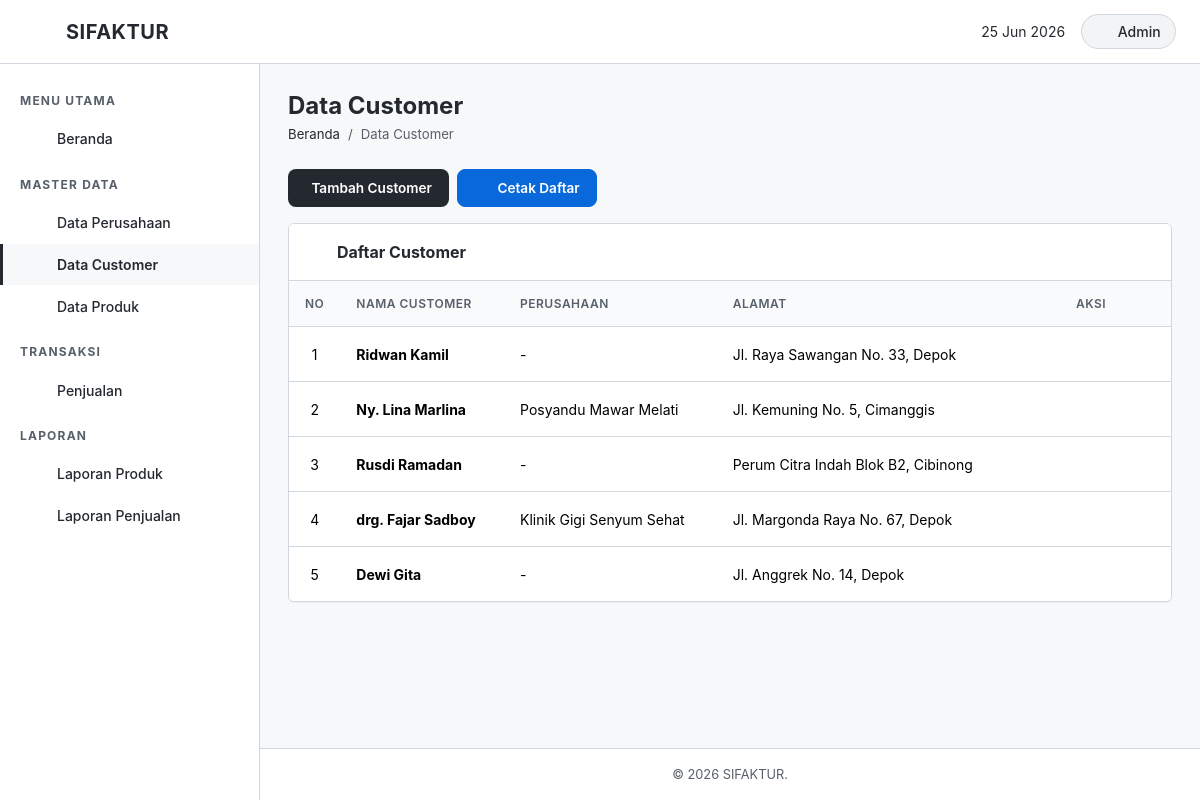
/customer/index.php, run on the app's committed database.
### tables this page shows
CREATE TABLE `customer` (
  `id_customer` int(11) NOT NULL AUTO_INCREMENT,
  `nama_customer` varchar(150) NOT NULL,
  `perusahaan_cust` varchar(150) DEFAULT NULL,
  `alamat` varchar(255) DEFAULT NULL,
  PRIMARY KEY (`id_customer`)
);

### customer/index.php (the view, shortened to what this page needs)
<?php
require_once dirname(__DIR__) . '/config/koneksi.php';
include dirname(__DIR__) . '/includes/header.php';
include dirname(__DIR__) . '/includes/sidebar.php';
$result = $conn->query("SELECT * FROM customer ORDER BY id_customer DESC");
?>
<div class="page-header">
    <h2></i> Data Customer</h2>
    <nav aria-label="breadcrumb">
        <ol class="breadcrumb">
            <li class="breadcrumb-item"><a href="<?php echo $base_url; ?>/index.php">Beranda</a></li>
            <li class="breadcrumb-item active">Data Customer</li>
        </ol>
    </nav>
</div>
<div class="mb-3 d-flex gap-2">
    <a href="tambah.php" class="btn btn-primary-custom">
        <i class="bi bi-plus-circle"></i> Tambah Customer
    </a>
    <a href="cetak.php" target="_blank" class="btn btn-info-custom">
        <i class="fa-solid fa-print"></i> Cetak Daftar
    </a>
</div>
<div class="content-card">
    <div class="card-header-custom">
        <i class="fa-solid fa-list-ul"></i> Daftar Customer
    </div>
    <div class="card-body p-0">
        <div class="table-wrapper">
            <table class="table">
                <thead>
                    <tr>
                        <th style="width:50px;">No</th>
                        <th>Nama Customer</th>
                        <th>Perusahaan</th>
                        <th>Alamat</th>
                        <th style="width:160px;" class="text-center">Aksi</th>
                    </tr>
                </thead>
                <tbody>
                    <?php if ($result && $result->num_rows > 0): ?>
                        <?php $no = 1; while ($row = $result->fetch_assoc()): ?>
                        <tr>
                            <td class="text-center"><?php echo $no++; ?></td>
                            <td><strong><?php echo htmlspecialchars($row['nama_customer']); ?></strong></td>
                            <td><?php echo htmlspecialchars($row['perusahaan_cust'] ?? '-'); ?></td>
                            <td><?php echo htmlspecialchars($row['alamat'] ?? '-'); ?></td>
                            <td>
                                <div class="btn-group-action justify-content-center">
                                    <a href="ubah.php?id=<?php echo $row['id_customer']; ?>" class="text-warning fs-5 mx-1" title="Ubah">
                                        <i class="fa-solid fa-pen"></i>
                                    </a>
                                    <button type="button" class="btn btn-link text-danger p-0 fs-5 mx-1 border-0 text-decoration-none" title="Hapus"
                                        onclick="confirmDelete('hapus.php?id=<?php echo $row['id_customer']; ?>', '<?php echo addslashes($row['nama_customer']); ?>')">
                                        <i class="fa-solid fa-trash"></i>
                                    </button>
                                </div>
                            </td>
                        </tr>
                        <?php endwhile; ?>
                    <?php endif; ?>
                </tbody>
            </table>
        </div>
    </div>
</div>
<?php include dirname(__DIR__) . '/includes/footer.php'; ?>

### assets/css/style.css (style rules this page uses)
:root { --primary: #24292f; --primary-light: #57606a; --primary-dark: #000000; --accent: #24292f; --accent-light: #d0d7de; --success: #24292f; --warning: #24292f; --danger: #24292f; --info: #24292f; --bg-body: #f6f8fa; --bg-card: #ffffff; --bg-sidebar: #ffffff; --bg-header: #ffffff; --text-dark: #24292f; --text-muted: #57606a; --text-light: #ffffff; --border-color: #d0d7de; --shadow-sm: 0 1px 0 rgba(27,31,36,0.04); --shadow-md: 0 3px 6px rgba(140,148,157,0.14); --shadow-lg: 0 8px 24px rgba(140,148,157,0.14); --radius: 6px; --radius-lg: 6px; --transition: all 0.25s cubic-bezier(0.4, 0, 0.2, 1); --sidebar-width: 260px; --header-height: 64px; --font-family: 'Geist', -apple-system, BlinkMacSystemFont, 'Segoe UI', Helvetica, Arial, sans-serif, 'Apple Color Emoji', 'Segoe UI Emoji'; }
* { margin: 0; padding: 0; box-sizing: border-box; }
body { font-family: var(--font-family); background-color: var(--bg-body); color: var(--text-dark); min-height: 100vh; display: flex; flex-direction: column; overflow-x: hidden; }
a { text-decoration: none; color: inherit; transition: var(--transition); }
.page-header { margin-bottom: 1.5rem; }
.page-header h2 { font-size: 1.5rem; font-weight: 700; color: var(--primary); margin-bottom: 0.25rem; }
.page-header .breadcrumb { background: none; padding: 0; margin: 0; font-size: 0.825rem; }
.page-header .breadcrumb-item a { color: var(--primary); }
.page-header .breadcrumb-item.active { color: var(--text-muted); }
.content-card { background: var(--bg-card); border-radius: var(--radius-lg); box-shadow: var(--shadow-sm); border: 1px solid var(--border-color); margin-bottom: 1.5rem; overflow: hidden; }
.content-card .card-header-custom { background: var(--bg-card); color: var(--text-dark); border-bottom: 1px solid var(--border-color); padding: 1rem 1.25rem; font-weight: 700; font-size: 1rem; display: flex; align-items: center; gap: 0.5rem; }
.content-card .card-header-custom i { color: var(--primary); }
.content-card .card-body { padding: 1.25rem; }
.table-wrapper { overflow-x: auto; }
.table { margin-bottom: 0; }
.table thead th { background: #f9fafb; color: var(--text-muted); font-weight: 600; font-size: 0.75rem; text-transform: uppercase; letter-spacing: 0.5px; border-bottom: 1px solid var(--border-color); border-top: none; padding: 0.85rem 1rem; white-space: nowrap; vertical-align: middle; }
.table tbody td { font-size: 0.875rem; padding: 0.75rem 1rem; vertical-align: middle; border-bottom: 1px solid var(--border-color); }
.table tbody tr { transition: var(--transition); }
.table tbody tr:last-child td { border-bottom: none; }
.btn { font-size: 0.85rem; font-weight: 600; border-radius: 0.5rem; padding: 0.5rem 1rem; transition: var(--transition); display: inline-flex; align-items: center; gap: 0.4rem; }
.btn-primary-custom, .btn-success-custom { background: #24292f; color: #ffffff; border: 1px solid rgba(27, 31, 36, 0.15); }
.btn-info-custom { background: #0969da; color: #ffffff; border: 1px solid #0969da; }
.btn-group-action { display: flex; gap: 0.35rem; flex-wrap: nowrap; }

### data on the page
customer: nama_customer "Ridwan Kamil", perusahaan_cust "-", alamat "Jl. Raya Sawangan No. 33, Depok"
customer: nama_customer "Ny. Lina Marlina", perusahaan_cust "Posyandu Mawar Melati", alamat "Jl. Kemuning No. 5, Cimanggis"
customer: nama_customer "Rusdi Ramadan", perusahaan_cust "-", alamat "Perum Citra Indah Blok B2, Cibinong"
customer: nama_customer "drg. Fajar Sadboy", perusahaan_cust "Klinik Gigi Senyum Sehat", alamat "Jl. Margonda Raya No. 67, Depok"
customer: nama_customer "Dewi Gita", perusahaan_cust "-", alamat "Jl. Anggrek No. 14, Depok"
